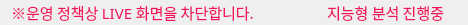
                     <widget class="QWidget" name="widget_5" native="true">
                      <property name="minimumSize">
                       <size>
                        <width>0</width>
                        <height>0</height>
                       </size>
                      </property>
                      <property name="maximumSize">
                       <size>
                        <width>16777215</width>
                        <height>25</height>
                       </size>
                      </property>
                      <layout class="QVBoxLayout" name="verticalLayout_30">
                       <property name="spacing">
                        <number>6</number>
                       </property>
                       <property name="topMargin">
                        <number>0</number>
                       </property>
                       <property name="bottomMargin">
                        <number>0</number>
                       </property>
                       <item>
                        <layout class="QHBoxLayout" name="horizontalLayout_54">
                         <item>
                          <layout class="QHBoxLayout" name="horizontalLayout_63">
                           <property name="spacing">
                            <number>0</number>
                           </property>
                           <item>
                            <widget class="QLabel" name="camera_page_block_label">
                             <property name="sizePolicy">
                              <sizepolicy hsizetype="Fixed" vsizetype="Fixed">
                               <horstretch>0</horstretch>
                               <verstretch>0</verstretch>
                              </sizepolicy>
                             </property>
                             <property name="minimumSize">
                              <size>
                               <width>63</width>
                               <height>21</height>
                              </size>
                             </property>
                             <property name="maximumSize">
                              <size>
                               <width>260</width>
                               <height>21</height>
                              </size>
                             </property>
                             <property name="font">
                              <font>
                               <family>Sans</family>
                               <pointsize>11</pointsize>
                              </font>
                             </property>
                             <property name="styleSheet">
                              <string notr="true">color: rgb(242, 18, 94);</string>
                             </property>
                             <property name="text">
                              <string>※운영 정책상 LIVE 화면을 차단합니다.</string>
                             </property>
                             <property name="alignment">
                              <set>Qt::AlignmentFlag::AlignCenter</set>
                             </property>
                            </widget>
                           </item>
                          </layout>
                         </item>
                         <item>
                          <spacer name="horizontalSpacer_45">
                           <property name="orientation">
                            <enum>Qt::Orientation::Horizontal</enum>
                           </property>
                           <property name="sizeHint" stdset="0">
                            <size>
                             <width>40</width>
                             <height>20</height>
                            </size>
                           </property>
                          </spacer>
                         </item>
                         <item>
                          <widget class="QLabel" name="camera_page_ai_active_icon">
                           <property name="sizePolicy">
                            <sizepolicy hsizetype="Fixed" vsizetype="Fixed">
                             <horstretch>0</horstretch>
                             <verstretch>0</verstretch>
                            </sizepolicy>
                           </property>
                           <property name="minimumSize">
                            <size>
                             <width>21</width>
                             <height>21</height>
                            </size>
                           </property>
                           <property name="maximumSize">
                            <size>
                             <width>21</width>
                             <height>21</height>
                            </size>
                           </property>
                           <property name="font">
                            <font>
                             <family>Sans</family>
                            </font>
                           </property>
                           <property name="styleSheet">
                            <string notr="true">color: rgb(242, 18, 94);</string>
                           </property>
                           <property name="text">
                            <string/>
                           </property>
                           <property name="pixmap">
                            <pixmap resource="../resourece.qrc">:/ui/ui/images/ico_analysis_on.svg</pixmap>
                           </property>
                           <property name="scaledContents">
                            <bool>true</bool>
                           </property>
                          </widget>
                         </item>
                         <item>
                          <widget class="QLabel" name="camera_page_ai_active_label">
                           <property name="sizePolicy">
                            <sizepolicy hsizetype="Fixed" vsizetype="Fixed">
                             <horstretch>0</horstretch>
                             <verstretch>0</verstretch>
                            </sizepolicy>
                           </property>
                           <property name="minimumSize">
                            <size>
                             <width>130</width>
                             <height>21</height>
                            </size>
                           </property>
                           <property name="maximumSize">
                            <size>
                             <width>130</width>
                             <height>21</height>
                            </size>
                           </property>
                           <property name="font">
                            <font>
                             <family>Sans</family>
                             <pointsize>11</pointsize>
                            </font>
                           </property>
                           <property name="styleSheet">
                            <string notr="true">color: rgb(242, 18, 94);</string>
                           </property>
                           <property name="text">
                            <string>지능형 분석 진행중</string>
                           </property>
                          </widget>
                         </item>
                        </layout>
                       </item>
                      </layout>
                     </widget>
